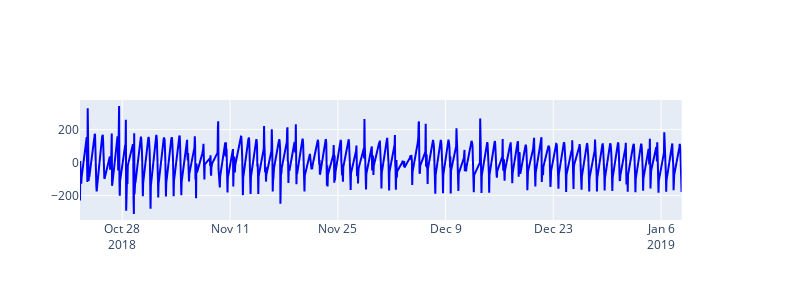

The cell this chart's notebook holds for it:
### Code cell
test_diff = ent_other_joinset[:700]

fig = make_subplots(specs=[[{"secondary_y": True}]])

fig.add_trace(go.Scatter(x=test_diff.index, y=test_diff["diff"], mode='lines', name="diff", line=dict(color='blue')), secondary_y = False)
fig.update_layout(width=800, height=300,)
fig.show()

### Figure 1 — Plotly figure (JSON) as saved in the notebook; plotly's stock layout.template omitted (floating-point values rounded to 4 significant figures; data arrays with more than 128 entries replaced by an {"elided": "..."} marker saying what was removed)
{"data": [{"line": {"color": "blue"}, "mode": "lines", "name": "diff", "type": "scatter", "x": {"elided": "700 str values"}, "xaxis": "x", "y": {"elided": "700 float values"}, "yaxis": "y"}], "layout": {"height": 300, "width": 800, "xaxis": {"anchor": "y", "domain": [0, 0.94]}, "yaxis": {"anchor": "x", "domain": [0, 1]}, "yaxis2": {"anchor": "x", "overlaying": "y", "side": "right"}}}
